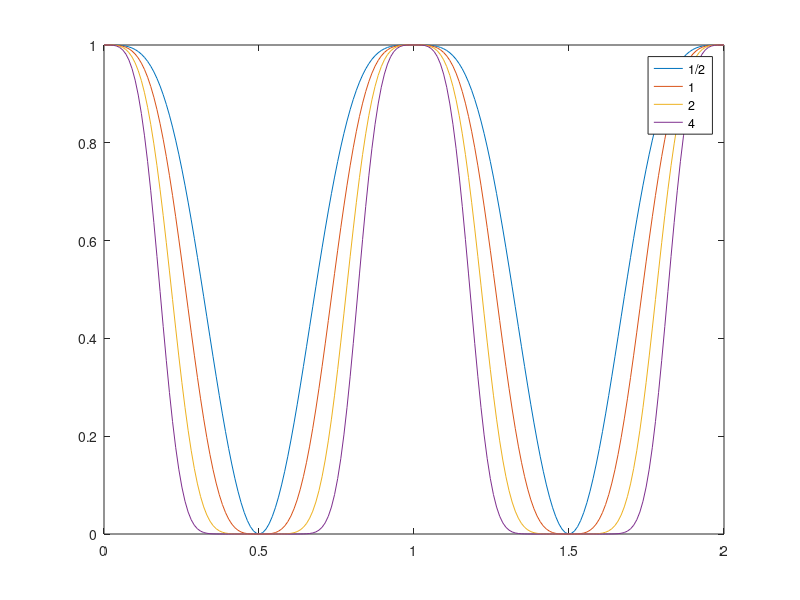

This chart was generated by the following MATLAB code:
function Fig_2_complete
    function Fig_2a
        Delta = 0;
        c_0 = [1; 0; 0];
        function ab = coeff(t,A,phi)
            Omega_0 = A*exp(-1j*phi);
            Omega_R = sqrt(Delta.^2 + abs(Omega_0).^2);
            ab(1) = cos(t*pi/2*Omega_R/(pi)) - 1j * Delta/Omega_R * sin(t*pi/2*Omega_R/(pi));
            ab(2) = 1j * Omega_0/Omega_R * sin(t*pi/2*Omega_R/(pi));
            ab = [ab(1), ab(2)];
        end
        
        function U = propagator(t,A,phi)
        ab = coeff(t,A,phi);
        a = ab(1);
        b = ab(2);
        U = [sqrt(4)/2*a.^2, sqrt(2)/1*a*b, sqrt(4)/2*b.^2;
            -sqrt(2)/1*a*conj(b), sqrt(1)/1*a*conj(a) - sqrt(1)/1*b*conj(b), sqrt(2)/1*conj(a)*b;
            sqrt(4)/2*conj(b).^2, -sqrt(2)/1*conj(a)*conj(b), sqrt(4)/2*conj(a).^2];
        end
        
        function c = propagation(t)
            if t <=1 
                c = propagator(t,pi/2,0)*c_0;
            elseif t<=2
                c = propagator(t-1,pi,pi/2)*propagator(1,pi/2,0)*c_0;
            else
                c= propagator(t-2,pi/2,0)*propagator(1,pi,pi/2)*propagator(1,pi/2,0)*c_0;
            end
        end
        c = [];
        t_interval = linspace(0,3,200);
        for t = t_interval
            c = [c propagation(t)];
        end
        plot(t_interval, (abs(c(1,:))).^2, '-', t_interval, (abs(c(2,:))).^2, '-', t_interval, (abs(c(3,:))).^2, '-');
        ylim([0, 1]);
    end

    function Fig_2b
        Delta = 0;
        delta = -pi/30;
        c_0 = [1; 0; 0];
        function ab = coeff(t,A,phi)
            Omega_0 = A*exp(-1j*phi);
            Omega_R = sqrt(Delta.^2 + abs(Omega_0).^2);
            ab(1) = cos(t*pi/2*Omega_R/(pi)) - 1j * Delta/Omega_R * sin(t*pi/2*Omega_R/(pi));
            ab(2) = 1j * Omega_0/Omega_R * sin(t*pi/2*Omega_R/(pi));
            ab = [ab(1), ab(2)];
        end
        
        function U = propagator(t,A,phi)
        ab = coeff(t,A,phi);
        a = ab(1);
        b = ab(2);
        U = [sqrt(4)/2*a.^2, sqrt(2)/1*a*b, sqrt(4)/2*b.^2;
            -sqrt(2)/1*a*conj(b), sqrt(1)/1*a*conj(a) - sqrt(1)/1*b*conj(b), sqrt(2)/1*conj(a)*b;
            sqrt(4)/2*conj(b).^2, -sqrt(2)/1*conj(a)*conj(b), sqrt(4)/2*conj(a).^2];
        end
        
        function c = propagation(t)
            if t <=1 
                c = propagator(t,pi/2+delta,0)*c_0;
            elseif t<=2
                c = propagator(t-1,pi+2*delta,pi/2)*propagator(1,pi/2+delta,0)*c_0;
            else
                c= propagator(t-2,pi/2+delta,0)*propagator(1,pi+2*delta,pi/2)*propagator(1,pi/2+delta,0)*c_0;
            end
        end
        c = [];
        t_interval = linspace(0,3,200);
        for t = t_interval
            c = [c propagation(t)];
        end
        plot(t_interval, (abs(c(1,:))).^2, '-', t_interval, (abs(c(2,:))).^2, '-', t_interval, (abs(c(3,:))).^2, '-');
        ylim([0, 1]);
        legend('1','2','3')
    end

    function Fig_2c
        Delta = 0;
        delta = -pi/30;
        c_0 = [1; 0; 0; 0; 0];
        function ab = coeff(t,A,phi)
            Omega_0 = A*exp(-1j*phi);
            Omega_R = sqrt(Delta.^2 + abs(Omega_0).^2);
            ab(1) = cos(t*pi/2*Omega_R/(pi)) - 1j * Delta/Omega_R * sin(t*pi/2*Omega_R/(pi));
            ab(2) = 1j * Omega_0/Omega_R * sin(t*pi/2*Omega_R/(pi));
            ab = [ab(1), ab(2)];
        end
        
        function U = propagator(t,A,phi)
        ab = coeff(t,A,phi);
        a = ab(1);
        b = ab(2);
        U = [sqrt(576)/24*a.^4, sqrt(144)/6*a.^3*b, sqrt(96)/4*a.^2*b.^2, sqrt(144)/6*a*b.^3, sqrt(576)/24*b.^4;
        -sqrt(144)/6*a.^3*conj(b), sqrt(36)/6*a.^3*conj(a) - sqrt(36)/2*a.^2*b*conj(b), sqrt(24)/2*a.^2*conj(a)*b - sqrt(24)/2*a*b.^2*conj(b), sqrt(36)/2*a*conj(a)*b.^2 - sqrt(36)/6*b.^3*conj(b), sqrt(144)/6*conj(a)*b.^3;
        sqrt(96)/4*a.^2*conj(b).^2, -sqrt(24)/2*a.^2*conj(a)*conj(b) + sqrt(24)/2*a*b*conj(b).^2, sqrt(16)/4*a.^2*conj(a).^2 - sqrt(16)/1*a*conj(a)*b*conj(b) + sqrt(16)/4*b.^2*conj(b).^2, sqrt(24)/2*a*conj(a).^2*b - sqrt(24)/2*conj(a)*b.^2*conj(b), sqrt(96)/4*conj(a).^2*b.^2;
        -sqrt(144)/6*a*conj(b).^3, sqrt(36)/2*a*conj(a)*conj(b).^2 - sqrt(36)/6*b*conj(b).^3, -sqrt(24)/2*a*conj(a).^2*conj(b) + sqrt(24)/2*conj(a)*b*conj(b).^2, sqrt(36)/6*a*conj(a).^3 - sqrt(36)/2*conj(a).^2*b*conj(b), sqrt(144)/6*conj(a).^3*b;
        sqrt(576)/24*conj(b).^4, -sqrt(144)/6*conj(a)*conj(b).^3, sqrt(96)/4*conj(a).^2*conj(b).^2, -sqrt(144)/6*conj(a).^3*conj(b), sqrt(576)/24*conj(a).^4];
        end
        
        function c = propagation(t)
            if t <=1 
                c = propagator(t,pi/2+delta,0)*c_0;
            elseif t<=2
                c = propagator(t-1,pi+2*delta,pi/2)*propagator(1,pi/2+delta,0)*c_0;
            else
                c= propagator(t-2,pi/2+delta,0)*propagator(1,pi+2*delta,pi/2)*propagator(1,pi/2+delta,0)*c_0;
            end
        end
        c = [];
        t_interval = linspace(0,3,200);
        for t = t_interval
            c = [c propagation(t)];
        end
        plot(t_interval, (abs(c(1,:))).^2, '-', t_interval, (abs(c(2,:))).^2, '-', t_interval, (abs(c(3,:))).^2, '-', t_interval, (abs(c(4,:))).^2, '-', t_interval, (abs(c(5,:))).^2, '-');
        ylim([0, 1]);
        legend('1','2','3','4','5')
    end

    function Fig_2d
        Delta = 0;
        delta = 0;
        c_0 = [0; 1; 0; 0; 0];
        function ab = coeff(t,A,phi)
            Omega_0 = A*exp(-1j*phi);
            Omega_R = sqrt(Delta.^2 + abs(Omega_0).^2);
            ab(1) = cos(t*pi/2*Omega_R/(pi)) - 1j * Delta/Omega_R * sin(t*pi/2*Omega_R/(pi));
            ab(2) = 1j * Omega_0/Omega_R * sin(t*pi/2*Omega_R/(pi));
            ab = [ab(1), ab(2)];
        end
        
        function U = propagator(t,A,phi)
        ab = coeff(t,A,phi);
        a = ab(1);
        b = ab(2);
        U = [sqrt(576)/24*a.^4, sqrt(144)/6*a.^3*b, sqrt(96)/4*a.^2*b.^2, sqrt(144)/6*a*b.^3, sqrt(576)/24*b.^4;
            -sqrt(144)/6*a.^3*conj(b), sqrt(36)/6*a.^3*conj(a) - sqrt(36)/2*a.^2*b*conj(b), sqrt(24)/2*a.^2*conj(a)*b - sqrt(24)/2*a*b.^2*conj(b), sqrt(36)/2*a*conj(a)*b.^2 - sqrt(36)/6*b.^3*conj(b), sqrt(144)/6*conj(a)*b.^3;
            sqrt(96)/4*a.^2*conj(b).^2, -sqrt(24)/2*a.^2*conj(a)*conj(b) + sqrt(24)/2*a*b*conj(b).^2, sqrt(16)/4*a.^2*conj(a).^2 - sqrt(16)/1*a*conj(a)*b*conj(b) + sqrt(16)/4*b.^2*conj(b).^2, sqrt(24)/2*a*conj(a).^2*b - sqrt(24)/2*conj(a)*b.^2*conj(b), sqrt(96)/4*conj(a).^2*b.^2;
            -sqrt(144)/6*a*conj(b).^3, sqrt(36)/2*a*conj(a)*conj(b).^2 - sqrt(36)/6*b*conj(b).^3, -sqrt(24)/2*a*conj(a).^2*conj(b) + sqrt(24)/2*conj(a)*b*conj(b).^2, sqrt(36)/6*a*conj(a).^3 - sqrt(36)/2*conj(a).^2*b*conj(b), sqrt(144)/6*conj(a).^3*b;
            sqrt(576)/24*conj(b).^4, -sqrt(144)/6*conj(a)*conj(b).^3, sqrt(96)/4*conj(a).^2*conj(b).^2, -sqrt(144)/6*conj(a).^3*conj(b), sqrt(576)/24*conj(a).^4];
        end
        
        function c = propagation(t)
            if t <=1 
                c = propagator(t,pi/2+delta,0)*c_0;
            elseif t<=2
                c = propagator(t-1,pi,pi/2)*propagator(1,pi/2+delta,0)*c_0;
            else
                c= propagator(t-2,pi/2+delta,0)*propagator(1,pi,pi/2)*propagator(1,pi/2+delta,0)*c_0;
            end
        end
        c = [];
        t_interval = linspace(0,3,200);
        for t = t_interval
            c = [c propagation(t)];
        end
        plot(t_interval, (abs(c(1,:))).^2, '-', t_interval, (abs(c(2,:))).^2, '-', t_interval, (abs(c(3,:))).^2, '-', t_interval, (abs(c(4,:))).^2, '-', t_interval, (abs(c(5,:))).^2, '-');
        ylim([0, 1]);
        legend('1','2','3','4','5')
    end

    function Fig_2e
        Delta = 0;
        c_half_0 = [1; 0];
        c_one_0 = [1; 0; 0];
        c_two_0 = [1; 0; 0; 0; 0];
        c_four_0 = [1; 0; 0; 0; 0; 0; 0; 0; 0];
        function ab = coeff(t,A,phi)
            Omega_0 = A*exp(-1j*phi);
            Omega_R = sqrt(Delta.^2 + abs(Omega_0).^2);
            ab(1) = cos(t*pi/2*Omega_R/(pi)) - 1j * Delta/Omega_R * sin(t*pi/2*Omega_R/(pi));
            ab(2) = 1j * Omega_0/Omega_R * sin(t*pi/2*Omega_R/(pi));
            ab = [ab(1), ab(2)];
        end
        
        function U = propagator_half(t,A,phi)
        ab = coeff(t,A,phi);
        a = ab(1);
        b = ab(2);
        U = [sqrt(1)/1*a, sqrt(1)/1*b;
            -sqrt(1)/1*conj(b), sqrt(1)/1*conj(a)];
        end
    
        function U = propagator_one(t,A,phi)
        ab = coeff(t,A,phi);
        a = ab(1);
        b = ab(2);
        U = [sqrt(4)/2*a.^2, sqrt(2)/1*a*b, sqrt(4)/2*b.^2;
            -sqrt(2)/1*a*conj(b), sqrt(1)/1*a*conj(a) - sqrt(1)/1*b*conj(b), sqrt(2)/1*conj(a)*b;
            sqrt(4)/2*conj(b).^2, -sqrt(2)/1*conj(a)*conj(b), sqrt(4)/2*conj(a).^2];
        end
    
        function U = propagator_two(t,A,phi)
        ab = coeff(t,A,phi);
        a = ab(1);
        b = ab(2);
        U = [sqrt(576)/24*a.^4, sqrt(144)/6*a.^3*b, sqrt(96)/4*a.^2*b.^2, sqrt(144)/6*a*b.^3, sqrt(576)/24*b.^4;
            -sqrt(144)/6*a.^3*conj(b), sqrt(36)/6*a.^3*conj(a) - sqrt(36)/2*a.^2*b*conj(b), sqrt(24)/2*a.^2*conj(a)*b - sqrt(24)/2*a*b.^2*conj(b), sqrt(36)/2*a*conj(a)*b.^2 - sqrt(36)/6*b.^3*conj(b), sqrt(144)/6*conj(a)*b.^3;
            sqrt(96)/4*a.^2*conj(b).^2, -sqrt(24)/2*a.^2*conj(a)*conj(b) + sqrt(24)/2*a*b*conj(b).^2, sqrt(16)/4*a.^2*conj(a).^2 - sqrt(16)/1*a*conj(a)*b*conj(b) + sqrt(16)/4*b.^2*conj(b).^2, sqrt(24)/2*a*conj(a).^2*b - sqrt(24)/2*conj(a)*b.^2*conj(b), sqrt(96)/4*conj(a).^2*b.^2;
            -sqrt(144)/6*a*conj(b).^3, sqrt(36)/2*a*conj(a)*conj(b).^2 - sqrt(36)/6*b*conj(b).^3, -sqrt(24)/2*a*conj(a).^2*conj(b) + sqrt(24)/2*conj(a)*b*conj(b).^2, sqrt(36)/6*a*conj(a).^3 - sqrt(36)/2*conj(a).^2*b*conj(b), sqrt(144)/6*conj(a).^3*b;
            sqrt(576)/24*conj(b).^4, -sqrt(144)/6*conj(a)*conj(b).^3, sqrt(96)/4*conj(a).^2*conj(b).^2, -sqrt(144)/6*conj(a).^3*conj(b), sqrt(576)/24*conj(a).^4];
        end
    
        function U = propagator_four(t,A,phi)
        ab = coeff(t,A,phi);
        a = ab(1);
        b = ab(2);
        U = [sqrt(1625702400)/40320*a.^8, sqrt(203212800)/5040*a.^7*b, sqrt(58060800)/1440*a.^6*b.^2, sqrt(29030400)/720*a.^5*b.^3, sqrt(23224320)/576*a.^4*b.^4, sqrt(29030400)/720*a.^3*b.^5, sqrt(58060800)/1440*a.^2*b.^6, sqrt(203212800)/5040*a*b.^7, sqrt(1625702400)/40320*b.^8;
            -sqrt(203212800)/5040*a.^7*conj(b), sqrt(25401600)/5040*a.^7*conj(a) - sqrt(25401600)/720*a.^6*b*conj(b), sqrt(7257600)/720*a.^6*conj(a)*b - sqrt(7257600)/240*a.^5*b.^2*conj(b), sqrt(3628800)/240*a.^5*conj(a)*b.^2 - sqrt(3628800)/144*a.^4*b.^3*conj(b), sqrt(2903040)/144*a.^4*conj(a)*b.^3 - sqrt(2903040)/144*a.^3*b.^4*conj(b), sqrt(3628800)/144*a.^3*conj(a)*b.^4 - sqrt(3628800)/240*a.^2*b.^5*conj(b), sqrt(7257600)/240*a.^2*conj(a)*b.^5 - sqrt(7257600)/720*a*b.^6*conj(b), sqrt(25401600)/720*a*conj(a)*b.^6 - sqrt(25401600)/5040*b.^7*conj(b), sqrt(203212800)/5040*conj(a)*b.^7;
            sqrt(58060800)/1440*a.^6*conj(b).^2, -sqrt(7257600)/720*a.^6*conj(a)*conj(b) + sqrt(7257600)/240*a.^5*b*conj(b).^2, sqrt(2073600)/1440*a.^6*conj(a).^2 - sqrt(2073600)/120*a.^5*conj(a)*b*conj(b) + sqrt(2073600)/96*a.^4*b.^2*conj(b).^2, sqrt(1036800)/240*a.^5*conj(a).^2*b - sqrt(1036800)/48*a.^4*conj(a)*b.^2*conj(b) + sqrt(1036800)/72*a.^3*b.^3*conj(b).^2, sqrt(829440)/96*a.^4*conj(a).^2*b.^2 - sqrt(829440)/36*a.^3*conj(a)*b.^3*conj(b) + sqrt(829440)/96*a.^2*b.^4*conj(b).^2, sqrt(1036800)/72*a.^3*conj(a).^2*b.^3 - sqrt(1036800)/48*a.^2*conj(a)*b.^4*conj(b) + sqrt(1036800)/240*a*b.^5*conj(b).^2, sqrt(2073600)/96*a.^2*conj(a).^2*b.^4 - sqrt(2073600)/120*a*conj(a)*b.^5*conj(b) + sqrt(2073600)/1440*b.^6*conj(b).^2, sqrt(7257600)/240*a*conj(a).^2*b.^5 - sqrt(7257600)/720*conj(a)*b.^6*conj(b), sqrt(58060800)/1440*conj(a).^2*b.^6;
            -sqrt(29030400)/720*a.^5*conj(b).^3, sqrt(3628800)/240*a.^5*conj(a)*conj(b).^2 - sqrt(3628800)/144*a.^4*b*conj(b).^3, -sqrt(1036800)/240*a.^5*conj(a).^2*conj(b) + sqrt(1036800)/48*a.^4*conj(a)*b*conj(b).^2 - sqrt(1036800)/72*a.^3*b.^2*conj(b).^3, sqrt(518400)/720*a.^5*conj(a).^3 - sqrt(518400)/48*a.^4*conj(a).^2*b*conj(b) + sqrt(518400)/24*a.^3*conj(a)*b.^2*conj(b).^2 - sqrt(518400)/72*a.^2*b.^3*conj(b).^3, sqrt(414720)/144*a.^4*conj(a).^3*b - sqrt(414720)/24*a.^3*conj(a).^2*b.^2*conj(b) + sqrt(414720)/24*a.^2*conj(a)*b.^3*conj(b).^2 - sqrt(414720)/144*a*b.^4*conj(b).^3, sqrt(518400)/72*a.^3*conj(a).^3*b.^2 - sqrt(518400)/24*a.^2*conj(a).^2*b.^3*conj(b) + sqrt(518400)/48*a*conj(a)*b.^4*conj(b).^2 - sqrt(518400)/720*b.^5*conj(b).^3, sqrt(1036800)/72*a.^2*conj(a).^3*b.^3 - sqrt(1036800)/48*a*conj(a).^2*b.^4*conj(b) + sqrt(1036800)/240*conj(a)*b.^5*conj(b).^2, sqrt(3628800)/144*a*conj(a).^3*b.^4 - sqrt(3628800)/240*conj(a).^2*b.^5*conj(b), sqrt(29030400)/720*conj(a).^3*b.^5;
            sqrt(23224320)/576*a.^4*conj(b).^4, -sqrt(2903040)/144*a.^4*conj(a)*conj(b).^3 + sqrt(2903040)/144*a.^3*b*conj(b).^4, sqrt(829440)/96*a.^4*conj(a).^2*conj(b).^2 - sqrt(829440)/36*a.^3*conj(a)*b*conj(b).^3 + sqrt(829440)/96*a.^2*b.^2*conj(b).^4, -sqrt(414720)/144*a.^4*conj(a).^3*conj(b) + sqrt(414720)/24*a.^3*conj(a).^2*b*conj(b).^2 - sqrt(414720)/24*a.^2*conj(a)*b.^2*conj(b).^3 + sqrt(414720)/144*a*b.^3*conj(b).^4, sqrt(331776)/576*a.^4*conj(a).^4 - sqrt(331776)/36*a.^3*conj(a).^3*b*conj(b) + sqrt(331776)/16*a.^2*conj(a).^2*b.^2*conj(b).^2 - sqrt(331776)/36*a*conj(a)*b.^3*conj(b).^3 + sqrt(331776)/576*b.^4*conj(b).^4, sqrt(414720)/144*a.^3*conj(a).^4*b - sqrt(414720)/24*a.^2*conj(a).^3*b.^2*conj(b) + sqrt(414720)/24*a*conj(a).^2*b.^3*conj(b).^2 - sqrt(414720)/144*conj(a)*b.^4*conj(b).^3, sqrt(829440)/96*a.^2*conj(a).^4*b.^2 - sqrt(829440)/36*a*conj(a).^3*b.^3*conj(b) + sqrt(829440)/96*conj(a).^2*b.^4*conj(b).^2, sqrt(2903040)/144*a*conj(a).^4*b.^3 - sqrt(2903040)/144*conj(a).^3*b.^4*conj(b), sqrt(23224320)/576*conj(a).^4*b.^4;
            -sqrt(29030400)/720*a.^3*conj(b).^5, sqrt(3628800)/144*a.^3*conj(a)*conj(b).^4 - sqrt(3628800)/240*a.^2*b*conj(b).^5, -sqrt(1036800)/72*a.^3*conj(a).^2*conj(b).^3 + sqrt(1036800)/48*a.^2*conj(a)*b*conj(b).^4 - sqrt(1036800)/240*a*b.^2*conj(b).^5, sqrt(518400)/72*a.^3*conj(a).^3*conj(b).^2 - sqrt(518400)/24*a.^2*conj(a).^2*b*conj(b).^3 + sqrt(518400)/48*a*conj(a)*b.^2*conj(b).^4 - sqrt(518400)/720*b.^3*conj(b).^5, -sqrt(414720)/144*a.^3*conj(a).^4*conj(b) + sqrt(414720)/24*a.^2*conj(a).^3*b*conj(b).^2 - sqrt(414720)/24*a*conj(a).^2*b.^2*conj(b).^3 + sqrt(414720)/144*conj(a)*b.^3*conj(b).^4, sqrt(518400)/720*a.^3*conj(a).^5 - sqrt(518400)/48*a.^2*conj(a).^4*b*conj(b) + sqrt(518400)/24*a*conj(a).^3*b.^2*conj(b).^2 - sqrt(518400)/72*conj(a).^2*b.^3*conj(b).^3, sqrt(1036800)/240*a.^2*conj(a).^5*b - sqrt(1036800)/48*a*conj(a).^4*b.^2*conj(b) + sqrt(1036800)/72*conj(a).^3*b.^3*conj(b).^2, sqrt(3628800)/240*a*conj(a).^5*b.^2 - sqrt(3628800)/144*conj(a).^4*b.^3*conj(b), sqrt(29030400)/720*conj(a).^5*b.^3;
            sqrt(58060800)/1440*a.^2*conj(b).^6, -sqrt(7257600)/240*a.^2*conj(a)*conj(b).^5 + sqrt(7257600)/720*a*b*conj(b).^6, sqrt(2073600)/96*a.^2*conj(a).^2*conj(b).^4 - sqrt(2073600)/120*a*conj(a)*b*conj(b).^5 + sqrt(2073600)/1440*b.^2*conj(b).^6, -sqrt(1036800)/72*a.^2*conj(a).^3*conj(b).^3 + sqrt(1036800)/48*a*conj(a).^2*b*conj(b).^4 - sqrt(1036800)/240*conj(a)*b.^2*conj(b).^5, sqrt(829440)/96*a.^2*conj(a).^4*conj(b).^2 - sqrt(829440)/36*a*conj(a).^3*b*conj(b).^3 + sqrt(829440)/96*conj(a).^2*b.^2*conj(b).^4, -sqrt(1036800)/240*a.^2*conj(a).^5*conj(b) + sqrt(1036800)/48*a*conj(a).^4*b*conj(b).^2 - sqrt(1036800)/72*conj(a).^3*b.^2*conj(b).^3, sqrt(2073600)/1440*a.^2*conj(a).^6 - sqrt(2073600)/120*a*conj(a).^5*b*conj(b) + sqrt(2073600)/96*conj(a).^4*b.^2*conj(b).^2, sqrt(7257600)/720*a*conj(a).^6*b - sqrt(7257600)/240*conj(a).^5*b.^2*conj(b), sqrt(58060800)/1440*conj(a).^6*b.^2;
            -sqrt(203212800)/5040*a*conj(b).^7, sqrt(25401600)/720*a*conj(a)*conj(b).^6 - sqrt(25401600)/5040*b*conj(b).^7, -sqrt(7257600)/240*a*conj(a).^2*conj(b).^5 + sqrt(7257600)/720*conj(a)*b*conj(b).^6, sqrt(3628800)/144*a*conj(a).^3*conj(b).^4 - sqrt(3628800)/240*conj(a).^2*b*conj(b).^5, -sqrt(2903040)/144*a*conj(a).^4*conj(b).^3 + sqrt(2903040)/144*conj(a).^3*b*conj(b).^4, sqrt(3628800)/240*a*conj(a).^5*conj(b).^2 - sqrt(3628800)/144*conj(a).^4*b*conj(b).^3, -sqrt(7257600)/720*a*conj(a).^6*conj(b) + sqrt(7257600)/240*conj(a).^5*b*conj(b).^2, sqrt(25401600)/5040*a*conj(a).^7 - sqrt(25401600)/720*conj(a).^6*b*conj(b), sqrt(203212800)/5040*conj(a).^7*b;
            sqrt(1625702400)/40320*conj(b).^8, -sqrt(203212800)/5040*conj(a)*conj(b).^7, sqrt(58060800)/1440*conj(a).^2*conj(b).^6, -sqrt(29030400)/720*conj(a).^3*conj(b).^5, sqrt(23224320)/576*conj(a).^4*conj(b).^4, -sqrt(29030400)/720*conj(a).^5*conj(b).^3, sqrt(58060800)/1440*conj(a).^6*conj(b).^2, -sqrt(203212800)/5040*conj(a).^7*conj(b), sqrt(1625702400)/40320*conj(a).^8];
    
        end
        
        function c = propagation_half(delta,t)
            if t <=1 
                c = propagator_half(t,pi/2+delta,0)*c_half_0;
            elseif t<=2
                c = propagator_half(t-1,pi+2*delta,pi/2)*propagator_half(1,pi/2+delta,0)*c_half_0;
            else
                c= propagator_half(t-2,pi/2+delta,0)*propagator_half(1,pi+2*delta,pi/2)*propagator_half(1,pi/2+delta,0)*c_half_0;
            end
        end
    
        function c = propagation_one(delta,t)
            if t <=1 
                c = propagator_one(t,pi/2+delta,0)*c_one_0;
            elseif t<=2
                c = propagator_one(t-1,pi+2*delta,pi/2)*propagator_one(1,pi/2+delta,0)*c_one_0;
            else
                c= propagator_one(t-2,pi/2+delta,0)*propagator_one(1,pi+2*delta,pi/2)*propagator_one(1,pi/2+delta,0)*c_one_0;
            end
        end
    
        function c = propagation_two(delta,t)
            if t <=1 
                c = propagator_two(t,pi/2+delta,0)*c_two_0;
            elseif t<=2
                c = propagator_two(t-1,pi+2*delta,pi/2)*propagator_two(1,pi/2+delta,0)*c_two_0;
            else
                c= propagator_two(t-2,pi/2+delta,0)*propagator_two(1,pi+2*delta,pi/2)*propagator_two(1,pi/2+delta,0)*c_two_0;
            end
        end
    
        function c = propagation_four(delta,t)
            if t <=1 
                c = propagator_four(t,pi/2+delta,0)*c_four_0;
            elseif t<=2
                c = propagator_four(t-1,pi+2*delta,pi/2)*propagator_four(1,pi/2+delta,0)*c_four_0;
            else
                c= propagator_four(t-2,pi/2+delta,0)*propagator_four(1,pi+2*delta,pi/2)*propagator_four(1,pi/2+delta,0)*c_four_0;
            end
        end
    
        c_half = [];
        c_one = [];
        c_two = [];
        c_four = [];
        delta_vals = linspace(0,2,200);
        for delta = delta_vals
            c_half = [c_half propagation_half(-delta*pi,3)];
            c_one = [c_one propagation_one(-delta*pi,3)];
            c_two = [c_two propagation_two(-delta*pi,3)];
            c_four = [c_four propagation_four(-delta*pi,3)];
        end
        plot(delta_vals, (abs(c_half(2,:))).^2, '-', ...
             delta_vals, (abs(c_one(3,:))).^2, '-', ...
             delta_vals, (abs(c_two(5,:))).^2, '-', ...
             delta_vals, (abs(c_four(9,:))).^2, '-');
        ylim([0, 1]);
        legend('1/2', '1', '2', '4')
    end

    function Part_1
        t = tiledlayout(2,2);
        ax1 = nexttile;
        Fig_2a
        title("(a)")
        ax = gca;
        ax.TitleHorizontalAlignment = 'left';
        xlabel('Time in Units of $\displaystyle {\pi}$/$\displaystyle{\Omega_R}$','Interpreter','latex')
        ylabel('Part of Population','Interpreter','latex')
        ax2 = nexttile;
        Fig_2b
        title("(b)")
        ax = gca;
        ax.TitleHorizontalAlignment = 'left';
        xlabel('Time in Units of $\displaystyle {\pi}$/$\displaystyle{\Omega_R}$','Interpreter','latex')
        ylabel('Part of Population','Interpreter','latex')
        ax3 = nexttile;
        Fig_2c
        title("(c)")
        ax = gca;
        ax.TitleHorizontalAlignment = 'left';
        xlabel('Time in Units of $\displaystyle {\pi}$/$\displaystyle{\Omega_R}$','Interpreter','latex')
        ylabel('Part of Population','Interpreter','latex')
        ax4 = nexttile;
        Fig_2d
        title("(d)")
        ax = gca;
        ax.TitleHorizontalAlignment = 'left';
        xlabel('Time in Units of $\displaystyle {\pi}$/$\displaystyle{\Omega_R}$','Interpreter','latex')
        ylabel('Part of Population','Interpreter','latex')
    end
    
    
    Fig_2e
    
   

end